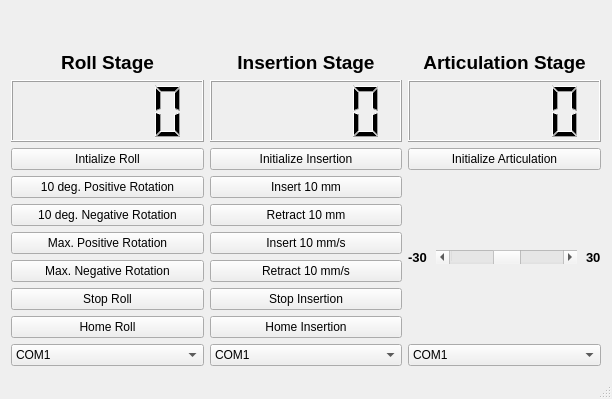
<?xml version="1.0" encoding="UTF-8"?>
<ui version="4.0">
 <class>RobotControlClass</class>
 <widget class="QMainWindow" name="RobotControlClass">
  <property name="geometry">
   <rect>
    <x>0</x>
    <y>0</y>
    <width>612</width>
    <height>399</height>
   </rect>
  </property>
  <property name="windowTitle">
   <string>RobotControl</string>
  </property>
  <widget class="QWidget" name="centralWidget">
   <layout class="QGridLayout" name="gridLayout">
    <item row="0" column="0">
     <layout class="QHBoxLayout" name="horizontalLayout">
      <item>
       <widget class="QLabel" name="label">
        <property name="font">
         <font>
          <pointsize>14</pointsize>
          <weight>75</weight>
          <bold>true</bold>
         </font>
        </property>
        <property name="text">
         <string>Roll Stage</string>
        </property>
        <property name="alignment">
         <set>Qt::AlignBottom|Qt::AlignHCenter</set>
        </property>
       </widget>
      </item>
      <item>
       <widget class="QLabel" name="label_2">
        <property name="font">
         <font>
          <pointsize>14</pointsize>
          <weight>75</weight>
          <bold>true</bold>
         </font>
        </property>
        <property name="text">
         <string>Insertion Stage</string>
        </property>
        <property name="alignment">
         <set>Qt::AlignBottom|Qt::AlignHCenter</set>
        </property>
       </widget>
      </item>
      <item>
       <widget class="QLabel" name="label_3">
        <property name="font">
         <font>
          <pointsize>14</pointsize>
          <weight>75</weight>
          <bold>true</bold>
         </font>
        </property>
        <property name="text">
         <string>Articulation Stage</string>
        </property>
        <property name="alignment">
         <set>Qt::AlignBottom|Qt::AlignHCenter</set>
        </property>
       </widget>
      </item>
     </layout>
    </item>
    <item row="1" column="0">
     <layout class="QHBoxLayout" name="horizontalLayout_2">
      <item>
       <widget class="QLCDNumber" name="roll_pos"/>
      </item>
      <item>
       <widget class="QLCDNumber" name="insertion_pos"/>
      </item>
      <item>
       <widget class="QLCDNumber" name="articulation_pos">
        <property name="sizePolicy">
         <sizepolicy hsizetype="Minimum" vsizetype="Minimum">
          <horstretch>0</horstretch>
          <verstretch>0</verstretch>
         </sizepolicy>
        </property>
        <property name="minimumSize">
         <size>
          <width>0</width>
          <height>0</height>
         </size>
        </property>
       </widget>
      </item>
     </layout>
    </item>
    <item row="2" column="0">
     <layout class="QHBoxLayout" name="horizontalLayout_3">
      <item>
       <widget class="QPushButton" name="InitRoll">
        <property name="text">
         <string>Intialize Roll</string>
        </property>
       </widget>
      </item>
      <item>
       <widget class="QPushButton" name="InitInsertion">
        <property name="text">
         <string>Initialize Insertion</string>
        </property>
       </widget>
      </item>
      <item>
       <widget class="QPushButton" name="InitArticulation">
        <property name="text">
         <string>Initialize Articulation</string>
        </property>
       </widget>
      </item>
     </layout>
    </item>
    <item row="3" column="0">
     <layout class="QHBoxLayout" name="horizontalLayout_4">
      <item>
       <layout class="QVBoxLayout" name="verticalLayout">
        <property name="leftMargin">
         <number>0</number>
        </property>
        <item>
         <widget class="QPushButton" name="rotatePosInc">
          <property name="text">
           <string>10 deg. Positive Rotation</string>
          </property>
         </widget>
        </item>
        <item>
         <widget class="QPushButton" name="rotateNegInc">
          <property name="text">
           <string>10 deg. Negative Rotation</string>
          </property>
         </widget>
        </item>
        <item>
         <widget class="QPushButton" name="rotatePosVel">
          <property name="text">
           <string>Max. Positive Rotation</string>
          </property>
         </widget>
        </item>
        <item>
         <widget class="QPushButton" name="rotateNegVel">
          <property name="text">
           <string>Max. Negative Rotation</string>
          </property>
         </widget>
        </item>
        <item>
         <widget class="QPushButton" name="stopRoll">
          <property name="text">
           <string>Stop Roll</string>
          </property>
         </widget>
        </item>
        <item>
         <widget class="QPushButton" name="homeRoll">
          <property name="text">
           <string>Home Roll</string>
          </property>
         </widget>
        </item>
       </layout>
      </item>
      <item>
       <layout class="QVBoxLayout" name="verticalLayout_2">
        <item>
         <widget class="QPushButton" name="insertPosInc">
          <property name="text">
           <string>Insert 10 mm</string>
          </property>
         </widget>
        </item>
        <item>
         <widget class="QPushButton" name="insertNegInc">
          <property name="text">
           <string>Retract 10 mm</string>
          </property>
         </widget>
        </item>
        <item>
         <widget class="QPushButton" name="insertPosVel">
          <property name="text">
           <string>Insert 10 mm/s</string>
          </property>
         </widget>
        </item>
        <item>
         <widget class="QPushButton" name="insertNegVel">
          <property name="text">
           <string>Retract 10 mm/s</string>
          </property>
         </widget>
        </item>
        <item>
         <widget class="QPushButton" name="stopInsertion">
          <property name="text">
           <string>Stop Insertion</string>
          </property>
         </widget>
        </item>
        <item>
         <widget class="QPushButton" name="homeInsertion">
          <property name="text">
           <string>Home Insertion</string>
          </property>
         </widget>
        </item>
       </layout>
      </item>
      <item>
       <layout class="QHBoxLayout" name="horizontalLayout_5">
        <property name="spacing">
         <number>9</number>
        </property>
        <item>
         <widget class="QLabel" name="label_5">
          <property name="sizePolicy">
           <sizepolicy hsizetype="Fixed" vsizetype="Preferred">
            <horstretch>0</horstretch>
            <verstretch>0</verstretch>
           </sizepolicy>
          </property>
          <property name="font">
           <font>
            <pointsize>10</pointsize>
            <weight>75</weight>
            <bold>true</bold>
           </font>
          </property>
          <property name="text">
           <string>-30</string>
          </property>
         </widget>
        </item>
        <item>
         <widget class="QScrollBar" name="articulationScrollBar">
          <property name="minimum">
           <number>-30</number>
          </property>
          <property name="maximum">
           <number>30</number>
          </property>
          <property name="orientation">
           <enum>Qt::Horizontal</enum>
          </property>
         </widget>
        </item>
        <item>
         <widget class="QLabel" name="label_4">
          <property name="sizePolicy">
           <sizepolicy hsizetype="Fixed" vsizetype="Preferred">
            <horstretch>0</horstretch>
            <verstretch>0</verstretch>
           </sizepolicy>
          </property>
          <property name="font">
           <font>
            <pointsize>10</pointsize>
            <weight>75</weight>
            <bold>true</bold>
           </font>
          </property>
          <property name="text">
           <string>30</string>
          </property>
         </widget>
        </item>
       </layout>
      </item>
     </layout>
    </item>
    <item row="4" column="0">
     <layout class="QHBoxLayout" name="horizontalLayout_6">
      <item>
       <widget class="QComboBox" name="rollPort">
        <item>
         <property name="text">
          <string>COM1</string>
         </property>
        </item>
        <item>
         <property name="text">
          <string>COM2</string>
         </property>
        </item>
        <item>
         <property name="text">
          <string>COM3</string>
         </property>
        </item>
        <item>
         <property name="text">
          <string>COM4</string>
         </property>
        </item>
        <item>
         <property name="text">
          <string>COM5</string>
         </property>
        </item>
        <item>
         <property name="text">
          <string>COM6</string>
         </property>
        </item>
        <item>
         <property name="text">
          <string>COM7</string>
         </property>
        </item>
        <item>
         <property name="text">
          <string>COM8</string>
         </property>
        </item>
        <item>
         <property name="text">
          <string>COM9</string>
         </property>
        </item>
       </widget>
      </item>
      <item>
       <widget class="QComboBox" name="insertionPort">
        <item>
         <property name="text">
          <string>COM1</string>
         </property>
        </item>
        <item>
         <property name="text">
          <string>COM2</string>
         </property>
        </item>
        <item>
         <property name="text">
          <string>COM3</string>
         </property>
        </item>
        <item>
         <property name="text">
          <string>COM4</string>
         </property>
        </item>
        <item>
         <property name="text">
          <string>COM5</string>
         </property>
        </item>
        <item>
         <property name="text">
          <string>COM6</string>
         </property>
        </item>
        <item>
         <property name="text">
          <string>COM7</string>
         </property>
        </item>
        <item>
         <property name="text">
          <string>COM8</string>
         </property>
        </item>
        <item>
         <property name="text">
          <string>COM9</string>
         </property>
        </item>
       </widget>
      </item>
      <item>
       <widget class="QComboBox" name="articulationPort">
        <item>
         <property name="text">
          <string>COM1</string>
         </property>
        </item>
        <item>
         <property name="text">
          <string>COM2</string>
         </property>
        </item>
        <item>
         <property name="text">
          <string>COM3</string>
         </property>
        </item>
        <item>
         <property name="text">
          <string>COM4</string>
         </property>
        </item>
        <item>
         <property name="text">
          <string>COM5</string>
         </property>
        </item>
        <item>
         <property name="text">
          <string>COM6</string>
         </property>
        </item>
        <item>
         <property name="text">
          <string>COM7</string>
         </property>
        </item>
        <item>
         <property name="text">
          <string>COM8</string>
         </property>
        </item>
        <item>
         <property name="text">
          <string>COM9</string>
         </property>
        </item>
       </widget>
      </item>
     </layout>
    </item>
   </layout>
   <zorder></zorder>
  </widget>
  <widget class="QStatusBar" name="statusBar"/>
 </widget>
 <layoutdefault spacing="6" margin="11"/>
 <resources>
  <include location="robotcontrol.qrc"/>
 </resources>
 <connections>
  <connection>
   <sender>InitInsertion</sender>
   <signal>clicked()</signal>
   <receiver>RobotControlClass</receiver>
   <slot>InitializeInsertion()</slot>
   <hints>
    <hint type="sourcelabel">
     <x>269</x>
     <y>97</y>
    </hint>
    <hint type="destinationlabel">
     <x>179</x>
     <y>119</y>
    </hint>
   </hints>
  </connection>
  <connection>
   <sender>InitRoll</sender>
   <signal>clicked()</signal>
   <receiver>RobotControlClass</receiver>
   <slot>InitializeRoll()</slot>
   <hints>
    <hint type="sourcelabel">
     <x>277</x>
     <y>123</y>
    </hint>
    <hint type="destinationlabel">
     <x>299</x>
     <y>199</y>
    </hint>
   </hints>
  </connection>
  <connection>
   <sender>stopRoll</sender>
   <signal>clicked()</signal>
   <receiver>RobotControlClass</receiver>
   <slot>StopRoll()</slot>
   <hints>
    <hint type="sourcelabel">
     <x>290</x>
     <y>223</y>
    </hint>
    <hint type="destinationlabel">
     <x>299</x>
     <y>199</y>
    </hint>
   </hints>
  </connection>
  <connection>
   <sender>rotateNegInc</sender>
   <signal>clicked()</signal>
   <receiver>RobotControlClass</receiver>
   <slot>RotNegInc()</slot>
   <hints>
    <hint type="sourcelabel">
     <x>90</x>
     <y>169</y>
    </hint>
    <hint type="destinationlabel">
     <x>91</x>
     <y>112</y>
    </hint>
   </hints>
  </connection>
  <connection>
   <sender>rotatePosVel</sender>
   <signal>clicked()</signal>
   <receiver>RobotControlClass</receiver>
   <slot>RotatePosVel()</slot>
   <hints>
    <hint type="sourcelabel">
     <x>90</x>
     <y>67</y>
    </hint>
    <hint type="destinationlabel">
     <x>91</x>
     <y>112</y>
    </hint>
   </hints>
  </connection>
  <connection>
   <sender>rotateNegVel</sender>
   <signal>clicked()</signal>
   <receiver>RobotControlClass</receiver>
   <slot>RotateNegVel()</slot>
   <hints>
    <hint type="sourcelabel">
     <x>90</x>
     <y>104</y>
    </hint>
    <hint type="destinationlabel">
     <x>91</x>
     <y>112</y>
    </hint>
   </hints>
  </connection>
  <connection>
   <sender>insertNegInc</sender>
   <signal>clicked()</signal>
   <receiver>RobotControlClass</receiver>
   <slot>InsertNegInc()</slot>
   <hints>
    <hint type="sourcelabel">
     <x>266</x>
     <y>108</y>
    </hint>
    <hint type="destinationlabel">
     <x>180</x>
     <y>112</y>
    </hint>
   </hints>
  </connection>
  <connection>
   <sender>insertPosInc</sender>
   <signal>clicked()</signal>
   <receiver>RobotControlClass</receiver>
   <slot>InsertPosInc()</slot>
   <hints>
    <hint type="sourcelabel">
     <x>266</x>
     <y>79</y>
    </hint>
    <hint type="destinationlabel">
     <x>180</x>
     <y>112</y>
    </hint>
   </hints>
  </connection>
  <connection>
   <sender>insertPosVel</sender>
   <signal>clicked()</signal>
   <receiver>RobotControlClass</receiver>
   <slot>InsertPosVel()</slot>
   <hints>
    <hint type="sourcelabel">
     <x>266</x>
     <y>137</y>
    </hint>
    <hint type="destinationlabel">
     <x>180</x>
     <y>112</y>
    </hint>
   </hints>
  </connection>
  <connection>
   <sender>insertNegVel</sender>
   <signal>clicked()</signal>
   <receiver>RobotControlClass</receiver>
   <slot>InsertNegVel()</slot>
   <hints>
    <hint type="sourcelabel">
     <x>266</x>
     <y>166</y>
    </hint>
    <hint type="destinationlabel">
     <x>180</x>
     <y>112</y>
    </hint>
   </hints>
  </connection>
  <connection>
   <sender>stopInsertion</sender>
   <signal>clicked()</signal>
   <receiver>RobotControlClass</receiver>
   <slot>StopInsertion()</slot>
   <hints>
    <hint type="sourcelabel">
     <x>266</x>
     <y>195</y>
    </hint>
    <hint type="destinationlabel">
     <x>180</x>
     <y>112</y>
    </hint>
   </hints>
  </connection>
  <connection>
   <sender>rotatePosInc</sender>
   <signal>clicked()</signal>
   <receiver>RobotControlClass</receiver>
   <slot>RotPosInc()</slot>
   <hints>
    <hint type="sourcelabel">
     <x>94</x>
     <y>195</y>
    </hint>
    <hint type="destinationlabel">
     <x>180</x>
     <y>112</y>
    </hint>
   </hints>
  </connection>
  <connection>
   <sender>homeInsertion</sender>
   <signal>clicked()</signal>
   <receiver>RobotControlClass</receiver>
   <slot>HomeInsertion()</slot>
   <hints>
    <hint type="sourcelabel">
     <x>239</x>
     <y>224</y>
    </hint>
    <hint type="destinationlabel">
     <x>283</x>
     <y>129</y>
    </hint>
   </hints>
  </connection>
  <connection>
   <sender>homeRoll</sender>
   <signal>clicked()</signal>
   <receiver>RobotControlClass</receiver>
   <slot>HomeRoll()</slot>
   <hints>
    <hint type="sourcelabel">
     <x>85</x>
     <y>224</y>
    </hint>
    <hint type="destinationlabel">
     <x>283</x>
     <y>129</y>
    </hint>
   </hints>
  </connection>
  <connection>
   <sender>InitArticulation</sender>
   <signal>clicked()</signal>
   <receiver>RobotControlClass</receiver>
   <slot>InitializeArticulation()</slot>
   <hints>
    <hint type="sourcelabel">
     <x>470</x>
     <y>102</y>
    </hint>
    <hint type="destinationlabel">
     <x>337</x>
     <y>165</y>
    </hint>
   </hints>
  </connection>
  <connection>
   <sender>articulationScrollBar</sender>
   <signal>valueChanged(int)</signal>
   <receiver>RobotControlClass</receiver>
   <slot>SetArticulationAngle(int)</slot>
   <hints>
    <hint type="sourcelabel">
     <x>470</x>
     <y>204</y>
    </hint>
    <hint type="destinationlabel">
     <x>337</x>
     <y>165</y>
    </hint>
   </hints>
  </connection>
 </connections>
 <slots>
  <slot>InitializeRoll()</slot>
  <slot>StopRoll()</slot>
  <slot>RotNegInc()</slot>
  <slot>RotatePosVel()</slot>
  <slot>RotateNegVel()</slot>
  <slot>InitializeInsertion()</slot>
  <slot>InsertPosInc()</slot>
  <slot>InsertNegInc()</slot>
  <slot>InsertPosVel()</slot>
  <slot>InsertNegVel()</slot>
  <slot>StopInsertion()</slot>
  <slot>RotPosInc()</slot>
  <slot>HomeRoll()</slot>
  <slot>HomeInsertion()</slot>
  <slot>InitializeArticulation()</slot>
  <slot>SetArticulationAngle(int)</slot>
 </slots>
</ui>
